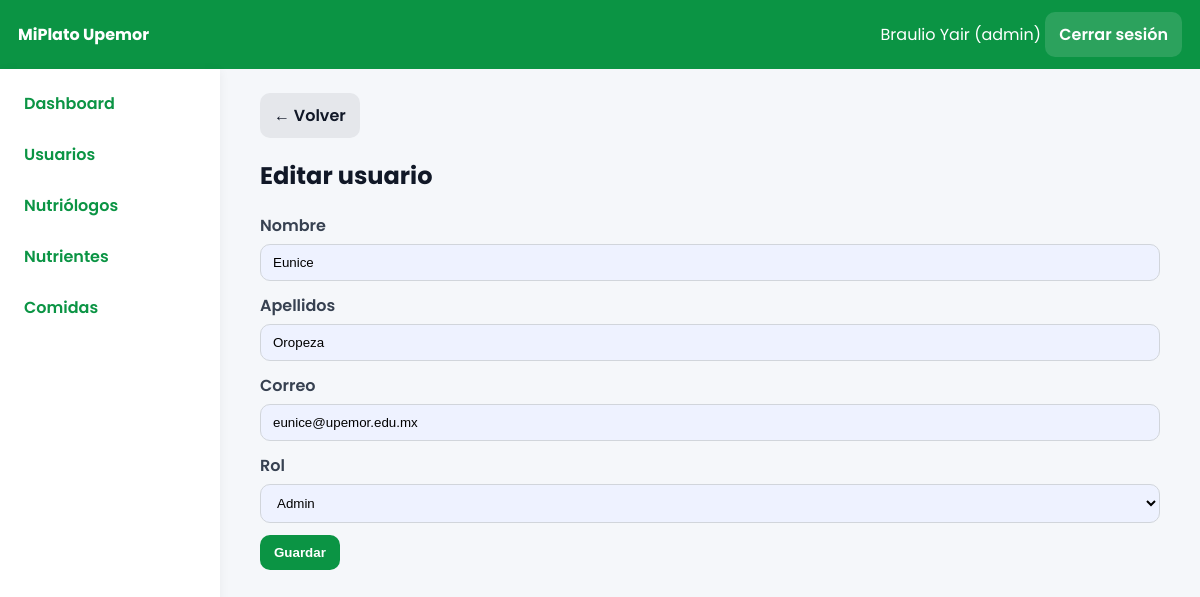
/index.php?controller=admin&action=usuarioForm&id=8 (signed in), run on the app's committed database.
### tables this page shows
CREATE TABLE `usuarios` (
  `id` int(11) NOT NULL AUTO_INCREMENT,
  `nombre` varchar(100) NOT NULL,
  `apellidos` varchar(120) DEFAULT NULL,
  `correo` varchar(120) NOT NULL,
  `password` varchar(255) NOT NULL,
  `rol` enum('admin','nutriologo','estudiante') NOT NULL DEFAULT 'estudiante',
  `creado_en` timestamp NOT NULL DEFAULT current_timestamp(),
  PRIMARY KEY (`id`),
  UNIQUE KEY `correo` (`correo`)
);

### app/core/Controller.php (called while the page is built, shortened)
<?php
class Controller{
protected function view($file,$data=[]){$view=$file;extract($data);include __DIR__.'/../views/layout.php';}
protected function partial($file,$data=[]){extract($data);include __DIR__.'/../views/'.$file.'.php';}
}

### app/controllers/AdminController.php (called while the page is built, shortened)
<?php
require_once __DIR__.'/../models/User.php';require_once __DIR__.'/../models/Nutriente.php';require_once __DIR__.'/../models/Comida.php';require_once __DIR__.'/../models/EstudianteDetalle.php';
class AdminController extends Controller{
public function usuarioForm(){ $this->requireRole('admin'); $id=$_GET['id']??null;$u=$id?(new User())->find($id):null; $this->view('admin/usuarios/form',compact('u'));}
}

### app/core/Router.php (called while the page is built)
<?php
class Router{public static function dispatch(){$c=$_GET['controller']??'auth';$a=$_GET['action']??'login';$cn=ucfirst($c).'Controller';$f=__DIR__.'/../controllers/'.$cn.'.php';if(!file_exists($f)){http_response_code(404);echo'Controller not found';exit;}require_once $f; if(!class_exists($cn)){echo'Class not found';exit;} $o=new $cn(); if(!method_exists($o,$a)){echo'Action not found';exit;} $o->$a();}}

### index.php (called while the page is built, shortened)
<?php
require __DIR__.'/app/core/Controller.php';
require __DIR__.'/app/core/Model.php';
require __DIR__.'/app/core/Database.php';
require __DIR__.'/app/core/Router.php';
Router::dispatch();

### app/core/Database.php (called while the page is built)
<?php
class Database{private static $c=null;public static function getConnection(){if(self::$c===null){$dsn='mysql:host='.DB_HOST.';dbname='.DB_NAME.';charset=utf8mb4';self::$c=new PDO($dsn,DB_USER,DB_PASS,[PDO::ATTR_ERRMODE=>PDO::ERRMODE_EXCEPTION,PDO::ATTR_DEFAULT_FETCH_MODE=>PDO::FETCH_ASSOC]);}return self::$c;}}

### app/core/Model.php (called while the page is built)
<?php class Model{protected $db;function __construct(){ $this->db=Database::getConnection();}}

### app/models/User.php (called while the page is built, shortened)
<?php
class User extends Model{
public function find($id){$st=$this->db->prepare("SELECT * FROM usuarios WHERE id=?");$st->execute([$id]);return $st->fetch();}
}

### app/views/admin/usuarios/form.php (the view, shortened to what this page needs)
<a class='btn' href='index.php?controller=admin&action=usuarios'>← Volver</a><h2><?= isset($u)?'Editar':'Nuevo' ?> usuario</h2>
<form method='POST' action='index.php?controller=admin&action=usuarioSave' autocomplete='off'>
<label class='form-label'>Nombre</label><input class='form-control' name='nombre' value='<?= $u['nombre'] ?? '' ?>' required>
<label class='form-label'>Apellidos</label><input class='form-control' name='apellidos' value='<?= $u['apellidos'] ?? '' ?>' required>
<label class='form-label'>Correo</label><input class='form-control' type='email' name='correo' value='<?= $u['correo'] ?? '' ?>' required autocomplete='off'>
<label class='form-label'>Rol</label><select class='form-control' name='rol'><option value='admin' <?= (isset($u)&&$u['rol']=='admin')?'selected':'' ?>>Admin</option></select>
<button class='btn primary mt-12' type='submit'>Guardar</button></form>

### public/css/app.css (style rules this page uses)
* { box-sizing:border-box }
body { font-family:'Poppins',system-ui,Segoe UI,Roboto,Arial,sans-serif;background:#f5f7fa;margin:0;color:#111827 }
.form-label { display:block;text-align:left;margin:12px 0 6px;font-weight:600;color:#374151 }
.form-control { width:100%;border:1px solid #d1d5db;border-radius:10px;padding:10px 12px;background:#eef2ff }
.mt-12 { margin-top:12px }
.btn { display:inline-block;padding:10px 14px;border-radius:10px;border:0;background:#e5e7eb;text-decoration:none;color:#111827;font-weight:600 }
.btn.primary { background:#0b9444;color:#fff }

### data on the page
usuarios: nombre "Eunice", apellidos "Oropeza", correo "eunice@upemor.edu.mx", rol "Admin"

### other printed values
$_SESSION['user']['nombre'] "Braulio Yair"
$_SESSION['user']['rol'] "admin"
